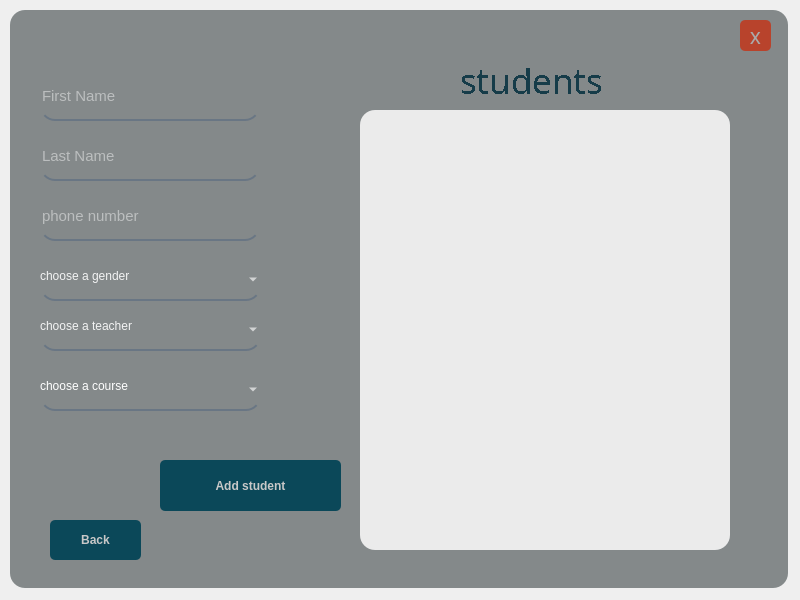
<?xml version="1.0" encoding="UTF-8"?>
<ui version="4.0">
 <class>MainWindow</class>
 <widget class="QMainWindow" name="MainWindow">
  <property name="geometry">
   <rect>
    <x>0</x>
    <y>0</y>
    <width>800</width>
    <height>600</height>
   </rect>
  </property>
  <property name="windowTitle">
   <string>MainWindow</string>
  </property>
  <widget class="QWidget" name="centralwidget">
   <widget class="QFrame" name="frame">
    <property name="geometry">
     <rect>
      <x>10</x>
      <y>10</y>
      <width>778</width>
      <height>578</height>
     </rect>
    </property>
    <property name="styleSheet">
     <string notr="true">background-color: rgb(164, 171, 172);
border-radius:15px;</string>
    </property>
    <property name="frameShape">
     <enum>QFrame::StyledPanel</enum>
    </property>
    <property name="frameShadow">
     <enum>QFrame::Raised</enum>
    </property>
    <widget class="QLabel" name="DarkShade">
     <property name="enabled">
      <bool>true</bool>
     </property>
     <property name="geometry">
      <rect>
       <x>0</x>
       <y>0</y>
       <width>778</width>
       <height>578</height>
      </rect>
     </property>
     <property name="styleSheet">
      <string notr="true">background-color:rgba(0,0,0,50);
border-radius:15px;
</string>
     </property>
     <property name="text">
      <string/>
     </property>
    </widget>
    <widget class="QPushButton" name="exit_button">
     <property name="geometry">
      <rect>
       <x>730</x>
       <y>10</y>
       <width>31</width>
       <height>31</height>
      </rect>
     </property>
     <property name="font">
      <font>
       <family>Stencil</family>
       <pointsize>16</pointsize>
      </font>
     </property>
     <property name="styleSheet">
      <string notr="true">QPushButton#exit_button{
	background-color:rgb(184, 67, 44);
	border-radius:5px;
color:rgb(170, 170, 170);
}
QPushButton#exit_button:hover{	
	background-color: qlineargradient(spread:pad, x1:0.99, y1:1, x2:0, y2:0, stop:0.119403 rgba(136, 48, 33, 255), stop:0.791045 rgba(37, 44, 38, 255));
	border-radius:5px;
color:rgb(170, 170, 170);
}
QPushButton#exit_button:pressed{
	padding-left:5px;
padding-top:5px;
	background-color: qlineargradient(spread:pad, x1:0.99, y1:1, x2:0, y2:0, stop:0.119403 rgba(4, 29, 36, 255), stop:0.791045 rgba(37, 44, 38, 255));
	border-radius:5px;
color:rgb(170, 170, 170);
}


</string>
     </property>
     <property name="text">
      <string>x</string>
     </property>
    </widget>
    <widget class="QPushButton" name="BackButton">
     <property name="geometry">
      <rect>
       <x>40</x>
       <y>510</y>
       <width>91</width>
       <height>40</height>
      </rect>
     </property>
     <property name="maximumSize">
      <size>
       <width>100</width>
       <height>40</height>
      </size>
     </property>
     <property name="font">
      <font>
       <pointsize>9</pointsize>
       <weight>75</weight>
       <bold>true</bold>
      </font>
     </property>
     <property name="styleSheet">
      <string notr="true">QPushButton#BackButton{
	
	background-color: rgb(11, 72, 89);
	border-radius:5px;
	color:rgb(200,200,200);
}
QPushButton#BackButton:hover{	
	background-color: qlineargradient(spread:pad, x1:0.99, y1:1, x2:0, y2:0, stop:0.119403 rgba(19, 122, 150, 255), stop:0.791045 rgba(37, 44, 38, 255));
	border-radius:5px;
color:rgb(170, 170, 170);
}
QPushButton#BackButton:pressed{
	padding-left:5px;
padding-top:5px;
	background-color: qlineargradient(spread:pad, x1:0.99, y1:1, x2:0, y2:0, stop:0.119403 rgba(4, 29, 36, 255), stop:0.791045 rgba(37, 44, 38, 255));
	border-radius:5px;
color:rgb(170, 170, 170);
}

</string>
     </property>
     <property name="text">
      <string>Back</string>
     </property>
    </widget>
    <widget class="QLineEdit" name="first_Name">
     <property name="geometry">
      <rect>
       <x>30</x>
       <y>70</y>
       <width>220</width>
       <height>41</height>
      </rect>
     </property>
     <property name="font">
      <font>
       <pointsize>11</pointsize>
      </font>
     </property>
     <property name="styleSheet">
      <string notr="true">background-color: rgba(0, 0, 0,0);
border:none;
border-bottom:2px solid rgba(105,118,132,255);
color:rgba(255, 255, 255,230);
padding-bottom:7px;</string>
     </property>
     <property name="placeholderText">
      <string>First Name</string>
     </property>
    </widget>
    <widget class="QLineEdit" name="last_Name">
     <property name="geometry">
      <rect>
       <x>30</x>
       <y>130</y>
       <width>220</width>
       <height>41</height>
      </rect>
     </property>
     <property name="font">
      <font>
       <pointsize>11</pointsize>
      </font>
     </property>
     <property name="styleSheet">
      <string notr="true">background-color: rgba(0, 0, 0,0);
border:none;
border-bottom:2px solid rgba(105,118,132,255);
color:rgba(255, 255, 255,230);
padding-bottom:7px;</string>
     </property>
     <property name="placeholderText">
      <string>Last Name</string>
     </property>
    </widget>
    <widget class="QPushButton" name="add_Button">
     <property name="geometry">
      <rect>
       <x>150</x>
       <y>450</y>
       <width>181</width>
       <height>51</height>
      </rect>
     </property>
     <property name="font">
      <font>
       <pointsize>9</pointsize>
       <weight>75</weight>
       <bold>true</bold>
      </font>
     </property>
     <property name="styleSheet">
      <string notr="true">QPushButton#add_Button{
	background-color: rgb(11, 72, 89);
	border-radius:5px;
	color:rgb(200,200,200);
}
QPushButton#add_Button:hover{	
	background-color: qlineargradient(spread:pad, x1:0.99, y1:1, x2:0, y2:0, stop:0.119403 rgba(19, 122, 150, 255), stop:0.791045 rgba(37, 44, 38, 255));
	border-radius:5px;
color:rgb(170, 170, 170);
}
QPushButton#add_Button:pressed{
	padding-left:5px;
padding-top:5px;
	background-color: qlineargradient(spread:pad, x1:0.99, y1:1, x2:0, y2:0, stop:0.119403 rgba(4, 29, 36, 255), stop:0.791045 rgba(37, 44, 38, 255));
	border-radius:5px;
color:rgb(170, 170, 170);
}

</string>
     </property>
     <property name="text">
      <string>Add student</string>
     </property>
    </widget>
    <widget class="QListWidget" name="teachers_List">
     <property name="geometry">
      <rect>
       <x>350</x>
       <y>100</y>
       <width>370</width>
       <height>440</height>
      </rect>
     </property>
     <property name="styleSheet">
      <string notr="true">background-color: rgb(255, 255, 255);</string>
     </property>
    </widget>
    <widget class="QLabel" name="list_Name">
     <property name="geometry">
      <rect>
       <x>450</x>
       <y>10</y>
       <width>181</width>
       <height>121</height>
      </rect>
     </property>
     <property name="font">
      <font>
       <family>Dubai Medium</family>
       <pointsize>26</pointsize>
       <weight>50</weight>
       <italic>false</italic>
       <bold>false</bold>
       <underline>false</underline>
       <strikeout>false</strikeout>
       <stylestrategy>NoAntialias</stylestrategy>
       <kerning>true</kerning>
      </font>
     </property>
     <property name="styleSheet">
      <string notr="true">color:rgb(22, 60, 73);
background:none;</string>
     </property>
     <property name="text">
      <string>students</string>
     </property>
    </widget>
    <widget class="QComboBox" name="course_Id">
     <property name="geometry">
      <rect>
       <x>30</x>
       <y>360</y>
       <width>221</width>
       <height>41</height>
      </rect>
     </property>
     <property name="styleSheet">
      <string notr="true">font: 57 12pt &quot;Dubai Medium&quot;;
background-color: rgba(0, 0, 0,0);
border:none;
border-bottom:2px solid rgba(105,118,132,255);
color:rgb(255, 255, 255);
padding-bottom:7px;</string>
     </property>
     <property name="placeholderText">
      <string/>
     </property>
     <item>
      <property name="text">
       <string>choose a course</string>
      </property>
     </item>
    </widget>
    <widget class="QLineEdit" name="phone">
     <property name="geometry">
      <rect>
       <x>30</x>
       <y>190</y>
       <width>220</width>
       <height>41</height>
      </rect>
     </property>
     <property name="font">
      <font>
       <pointsize>11</pointsize>
      </font>
     </property>
     <property name="styleSheet">
      <string notr="true">background-color: rgba(0, 0, 0,0);
border:none;
border-bottom:2px solid rgba(105,118,132,255);
color:rgba(255, 255, 255,230);
padding-bottom:7px;</string>
     </property>
     <property name="placeholderText">
      <string>phone number</string>
     </property>
    </widget>
    <widget class="QComboBox" name="teacher_Id_Box">
     <property name="geometry">
      <rect>
       <x>30</x>
       <y>300</y>
       <width>221</width>
       <height>41</height>
      </rect>
     </property>
     <property name="styleSheet">
      <string notr="true">font: 57 12pt &quot;Dubai Medium&quot;;
background-color: rgba(0, 0, 0,0);
border:none;
border-bottom:2px solid rgba(105,118,132,255);
color:rgba(255, 255, 255,230);
padding-bottom:7px;</string>
     </property>
     <property name="placeholderText">
      <string/>
     </property>
     <item>
      <property name="text">
       <string>choose a teacher</string>
      </property>
     </item>
    </widget>
    <widget class="QLabel" name="DarkShade_2">
     <property name="enabled">
      <bool>true</bool>
     </property>
     <property name="geometry">
      <rect>
       <x>350</x>
       <y>100</y>
       <width>370</width>
       <height>440</height>
      </rect>
     </property>
     <property name="styleSheet">
      <string notr="true">background-color:rgba(0,0,0,20);
border-radius:15px;
</string>
     </property>
     <property name="text">
      <string/>
     </property>
    </widget>
    <widget class="QLabel" name="note_msg">
     <property name="geometry">
      <rect>
       <x>10</x>
       <y>420</y>
       <width>261</width>
       <height>21</height>
      </rect>
     </property>
     <property name="styleSheet">
      <string notr="true">font: 10pt &quot;MS Shell Dlg 2&quot;;
background-color: rgba(255, 255, 255, 0);
color: rgb(143,0,0);</string>
     </property>
     <property name="text">
      <string/>
     </property>
    </widget>
    <widget class="QComboBox" name="gender">
     <property name="geometry">
      <rect>
       <x>30</x>
       <y>250</y>
       <width>221</width>
       <height>41</height>
      </rect>
     </property>
     <property name="styleSheet">
      <string notr="true">font: 57 12pt &quot;Dubai Medium&quot;;
background-color: rgba(0, 0, 0,0);
border:none;
border-bottom:2px solid rgba(105,118,132,255);
color:rgba(255, 255, 255,230);
padding-bottom:7px;</string>
     </property>
     <item>
      <property name="text">
       <string>choose a gender</string>
      </property>
     </item>
     <item>
      <property name="text">
       <string>Male</string>
      </property>
     </item>
     <item>
      <property name="text">
       <string>Female</string>
      </property>
     </item>
    </widget>
   </widget>
  </widget>
 </widget>
 <tabstops>
  <tabstop>first_Name</tabstop>
  <tabstop>last_Name</tabstop>
  <tabstop>phone</tabstop>
  <tabstop>gender</tabstop>
  <tabstop>teacher_Id_Box</tabstop>
  <tabstop>course_Id</tabstop>
  <tabstop>add_Button</tabstop>
  <tabstop>teachers_List</tabstop>
  <tabstop>BackButton</tabstop>
  <tabstop>exit_button</tabstop>
 </tabstops>
 <resources/>
 <connections/>
</ui>
